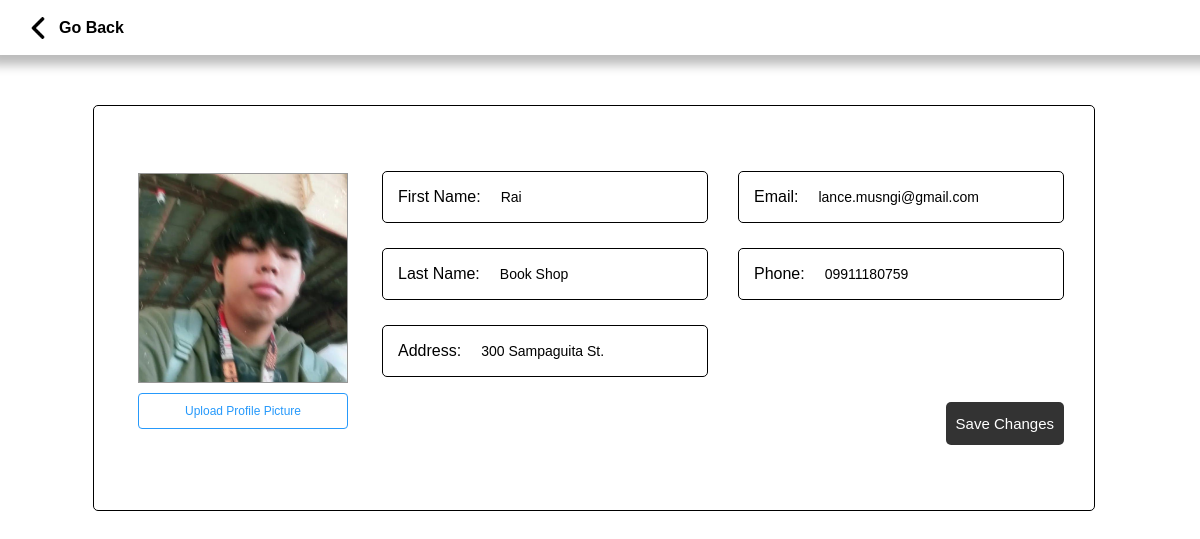
Page /aedituser.php on the committed database.
### tables this page shows
CREATE TABLE `users` (
  `UserID` int(11) NOT NULL,
  `FName` varchar(50) NOT NULL,
  `LName` varchar(50) NOT NULL,
  `username` varchar(50) NOT NULL,
  `password` varchar(100) NOT NULL,
  `email` varchar(50) NOT NULL,
  `phone` varchar(15) DEFAULT NULL,
  `address` varchar(200) DEFAULT NULL,
  `attempt` int(11) NOT NULL,
  `block` int(11) NOT NULL,
  `admin` int(1) NOT NULL,
  `profile` varchar(200) NOT NULL,
  `verification` varchar(10) NOT NULL,
  `verification_code` varchar(10) NOT NULL
);

### query.php (called while the page is built, shortened)
<?php
$queryAdmin = mysqli_query($con, "SELECT * FROM users WHERE UserID = '1'");
$rowUser2 = mysqli_fetch_assoc($queryAdmin);
$alocation = $rowUser2["profile"];
$aFName = $rowUser2["FName"];
$aLName = $rowUser2["LName"];
$aemail = $rowUser2["email"];
$aaddress = $rowUser2['address'];
$aphone = $rowUser2['phone'];

### aedituser.php (the view, shortened to what this page needs)
<!DOCTYPE html>
<html>
<head>
    <link rel="stylesheet" href="css/stylemain.css">
    <link rel="stylesheet" href="css/header.css">
    <?php
    include("connect.php");
    include("query.php");
    ?>
</head>
<body>
    <header >
        <a href="admin.php" class="ahead">
        <img src="Image\left-arrow.png" width="22">
            <h4>Go Back</h4>
        </a>
     </header>
    <section></a>
        <div class="wrapper" id="w1">
            <form action="" method="post" enctype="multipart/form-data">
                <div class="wedit">
                    <div class="weditimg">
                        <?php
                        echo "<img id='profileImage' src='$alocation' alt='Profile Picture'>";
                        ?>
                        <label class="btn-upload-img">
                            Upload Profile Picture <input type="file" id="img" name="img" accept="image/*">
                        </label>
                    </div>
                    <div class="weform">
                        <div class="inweform">
                            <div class="weitem">
                                <div class="border">
                                    <p>First Name:</p>
                                </div>
                                <?php
                                echo "<input type='text' name='first_name' value='$aFName'>";
                                ?>
                            </div>
                            <div class="weitem">
                                <div class="border">
                                    <p>Last Name:</p>
                                </div>
                                <?php
                                echo "<input type='text' name='last_name' value='$aLName'>";
                                ?>
                            </div>
                            <div class="weitem">
                                <div class="border">
                                    <p>Address:</p>
                                </div>
                                <?php
                                echo "<input type='text' name='address' value='$aaddress'>";
                                ?>
                            </div>
                        </div>
                        <div class="inweform">
                            <div class="weitem">
                                <div class="border">
                                    <p>Email:</p>
                                </div>
                                <?php
                                echo "<input type='text' name='email' id='emailInput' value='$aemail' style='text-transform: none;' pattern='.*\.com' title='Please enter a valid email address'>";
                                ?>
                            </div>
                            <div class="weitem">
                                <div class="border">
                                    <p>Phone:</p>
                                </div>
                                <?php
                                echo "<input type='tel' name='phone' value='$aphone' pattern='^(\d{11}|\d{12}|\d{13})?$' title='Enter 11 or 13 digits'>";
                                ?>
                            </div>
                            <label class="btn-save">
                                <div class="btnsave">
                                    Save Changes <input formaction="aupdateuser.php" type="submit" name="submit">
                                </div>
                            </label>
                        </div>
                    </div>
                </div>
            </form>
        </div>
    </section>
</body>
</html>

### css/stylemain.css (style rules this page uses)
:root { --fontcolor: rgba(255, 255, 255, 1); }
* { font-family: Arial, Helvetica, sans-serif; scroll-behavior: smooth; transition: all 0.2s ease-in-out; max-width: 99vw; z-index: 0; padding: 0px; margin: 0px; box-sizing: inherit; }
a { text-decoration: none; color: black; cursor: pointer; }
.wedit { display: flex; border: 1px solid #000000; height: 344px; margin-top: 50px; align-items: center; border-radius: 5px; padding: 30px; gap: 20px; }
.weditimg { width: 238px; height: 272px; display: flex; flex-direction: column; align-items: center; justify-content: center; gap: 10px; }
.weditimg img { object-fit: cover; width: 208px; height: 208px; border: 1px solid rgba(0, 0, 0, 0.4); }
.weditimg label { margin: 0 auto 15px; padding: 10px 0; border: 1px solid #2699fb; font-size: 12px; }
.weitem { display: flex; border: 1px solid black; border-radius: 5px; height: 50px; align-items: center; width: 324px; }
.weform { display: flex; gap: 30px; text-transform: capitalize; }
.btn-upload-img { width: 208px; color: #2699fb; border-radius: 4px; text-align: center; cursor: pointer; }
.inweform { display: flex; flex-direction: column; gap: 25px; }
.btn-save { margin-left: auto; color: #2699fb; border-radius: 4px; text-align: center; cursor: pointer; }
.btnsave { padding: 13px 10px; background-color: #333; color: #fff; border-radius: 5px; font-size: 15px; }
.weitem input { all: unset; padding: 10px 15px 10px 10px; outline: none; font-size: 14px; }
.border { padding: 10px 10px 10px 15px; }
.wrapper { position: relative; top: 55px; padding-bottom: 90px; }
#w1 { display: flex; flex-direction: column; align-items: center; }

### css/header.css (style rules this page uses)
a { text-decoration: none; color: black; cursor: pointer; }
header { background-color: rgba(255, 255, 255, 0.60); backdrop-filter: blur(10px); height: 41px; z-index: 1; width: 100%; position: fixed; display: flex; flex-direction: row; align-items: center; gap: 20px; padding: 7px; box-shadow: 0px 0px 10px 10px #00000044; top: 0px; }
.ahead { margin-left: 20px; display: flex; align-items: center; gap: 10px; }

### rows in the picture
users: profile (picture), first_name "Rai", last_name "book shop", address "300 sampaguita st.", email "lance.musngi@gmail.com", phone "09911180759"
